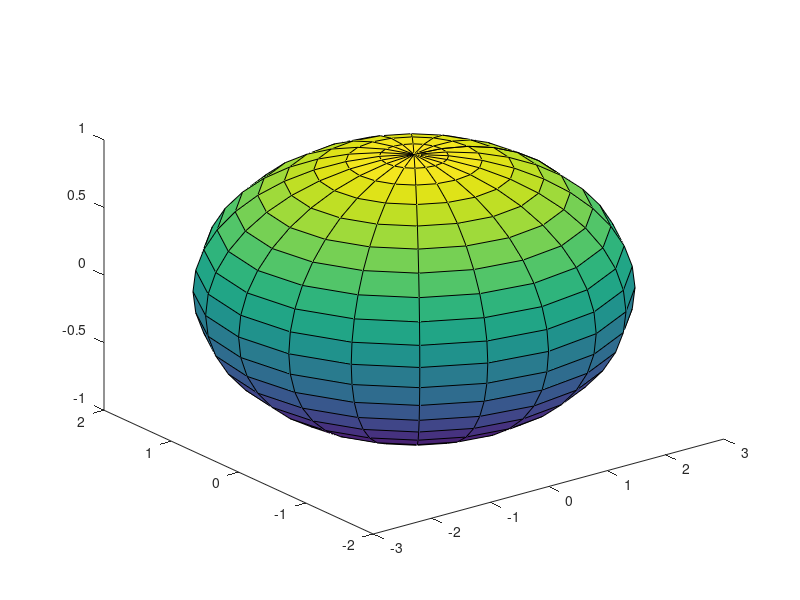

Here is the MATLAB script that generated this plot: (Note: this script raises an error after producing the figure.)
%% collision ellipsoid
centerPoint = [0,0,0];
radii = [3,2,1];
[X,Y,Z] = ellipsoid( centerPoint(1), centerPoint(2), centerPoint(3), radii(1), radii(2), radii(3) );
view(3);
hold on;

% 2.2
ellipsoidAtOrigin_h = surf(X,Y,Z);
% Make the ellipsoid translucent (so we can see the inside and outside points)
alpha(0.1);

% 2.3
% One side of the cube
[Y,Z] = meshgrid(-0.75:0.05:0.75,-0.75:0.05:0.75);
sizeMat = size(Y);
X = repmat(0.75,sizeMat(1),sizeMat(2));
oneSideOfCube_h = surf(X,Y,Z);

% Combine one surface as a point cloud
cubePoints = [X(:),Y(:),Z(:)];

% Make a cube by rotating the single side by 0,90,180,270, and around y to make the top and bottom faces
cubePoints = [ cubePoints ...
             ; cubePoints * rotz(pi/2)...
             ; cubePoints * rotz(pi) ...
             ; cubePoints * rotz(3*pi/2) ...
             ; cubePoints * roty(pi/2) ...
             ; cubePoints * roty(-pi/2)];         
         
% Plot the cube's point cloud         
cubeAtOigin_h = plot3(cubePoints(:,1),cubePoints(:,2),cubePoints(:,3),'r.');
cubePoints = cubePoints + repmat([2,0,-0.5],size(cubePoints,1),1);
cube_h = plot3(cubePoints(:,1),cubePoints(:,2),cubePoints(:,3),'b.');
axis equal

% 2.4
algebraicDist = GetAlgebraicDist(cubePoints, centerPoint, radii);
pointsInside = find(algebraicDist < 1);
disp(['2.4: There are ', num2str(size(pointsInside,1)),' points inside']);

% 2.5
centerPoint = [1,1,1];
algebraicDist = GetAlgebraicDist(cubePoints, centerPoint, radii);
pointsInside = find(algebraicDist < 1);
disp(['2.5: There are now ', num2str(size(pointsInside,1)),' points inside']);

% 2.6
centerPoint = [0,0,0];
cubePointsAndOnes = [inv(transl(1,1,1)) * [cubePoints,ones(size(cubePoints,1),1)]']';
updatedCubePoints = cubePointsAndOnes(:,1:3);
algebraicDist = GetAlgebraicDist(updatedCubePoints, centerPoint, radii);
algebraicDist = GetAlgebraicDist(cubePoints, centerPoint, radii);          
pointsInside = find(algebraicDist < 1);
disp(['2.6: There are now ', num2str(size(pointsInside,1)),' points inside']);

% 2.7
centerPoint = [0,0,0];
cubePointsAndOnes = [inv(transl(1,1,1)*trotx(pi/4)) * [cubePoints,ones(size(cubePoints,1),1)]']';
updatedCubePoints = cubePointsAndOnes(:,1:3);
algebraicDist = GetAlgebraicDist(updatedCubePoints, centerPoint, radii);
pointsInside = find(algebraicDist < 1);
disp(['2.7: There are now ', num2str(size(pointsInside,1)),' points inside']);
pause(1);

% 2.8
try delete(cubeAtOigin_h); end;
try delete(ellipsoidAtOrigin_h); end;
try delete(oneSideOfCube_h); end;

L1 = Link('d',0,'a',1,'alpha',0,'qlim',[-pi pi])
L2 = Link('d',0,'a',1,'alpha',0,'qlim',[-pi pi])
L3 = Link('d',0,'a',1,'alpha',0,'qlim',[-pi pi])        
robot = SerialLink([L1 L2 L3],'name','myRobot');  

% New values for the ellipsoid (guessed these, need proper model to work out correctly)
centerPoint = [0,0,0];
radii = [1,0.5,0.5];
[X,Y,Z] = ellipsoid( centerPoint(1), centerPoint(2), centerPoint(3), radii(1), radii(2), radii(3) );
for i = 1:4
    robot.points{i} = [X(:),Y(:),Z(:)];
    warning off
    robot.faces{i} = delaunay(robot.points{i});    
    warning on;
end

robot.plot3d([0,0,0]);
axis equal
camlight
% robot.teach
% keyboard

% 2.9
q = [0,0,0];

% UPDATE: fkine function now returns an SE3 object.
% To obtain the Transform Matrix, access the
% variable in the object 'T' with '.T'.
tr = robot.fkine(q).T;
cubePointsAndOnes = [inv(tr) * [cubePoints,ones(size(cubePoints,1),1)]']';
updatedCubePoints = cubePointsAndOnes(:,1:3);
algebraicDist = GetAlgebraicDist(updatedCubePoints, centerPoint, radii);
pointsInside = find(algebraicDist < 1);
disp(['2.9: There are now ', num2str(size(pointsInside,1)),' points inside']);

% 2.10
q = [0,0,0];
tr = zeros(4,4,robot.n+1);
tr(:,:,1) = robot.base;
L = robot.links;
for i = 1 : robot.n
    tr(:,:,i+1) = tr(:,:,i) * trotz(q(i)) * transl(0,0,L(i).d) * transl(L(i).a,0,0) * trotx(L(i).alpha);
end

% Go through each ellipsoid
for i = 1: size(tr,3)
    cubePointsAndOnes = [inv(tr(:,:,i)) * [cubePoints,ones(size(cubePoints,1),1)]']';
    updatedCubePoints = cubePointsAndOnes(:,1:3);
    algebraicDist = GetAlgebraicDist(updatedCubePoints, centerPoint, radii);
    pointsInside = find(algebraicDist < 1);
    disp(['2.10: There are ', num2str(size(pointsInside,1)),' points inside the ',num2str(i),'th ellipsoid']);
end

keyboard